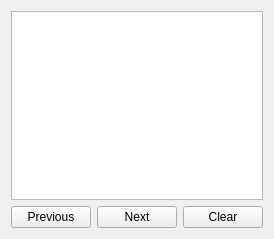
<?xml version="1.0" encoding="UTF-8"?>
<ui version="4.0">
 <class>Widget</class>
 <widget class="QWidget" name="Widget">
  <property name="geometry">
   <rect>
    <x>0</x>
    <y>0</y>
    <width>274</width>
    <height>239</height>
   </rect>
  </property>
  <property name="windowTitle">
   <string>Widget</string>
  </property>
  <layout class="QGridLayout" name="gridLayout">
   <item row="4" column="0">
    <widget class="QPushButton" name="previousButton">
     <property name="text">
      <string>Previous</string>
     </property>
    </widget>
   </item>
   <item row="4" column="1">
    <widget class="QPushButton" name="nextButton">
     <property name="text">
      <string>Next</string>
     </property>
    </widget>
   </item>
   <item row="4" column="2">
    <widget class="QPushButton" name="clearButton">
     <property name="text">
      <string>Clear</string>
     </property>
    </widget>
   </item>
   <item row="3" column="0" colspan="3">
    <widget class="QGraphicsView" name="graphicsView"/>
   </item>
  </layout>
 </widget>
 <layoutdefault spacing="6" margin="11"/>
 <resources/>
 <connections/>
</ui>
